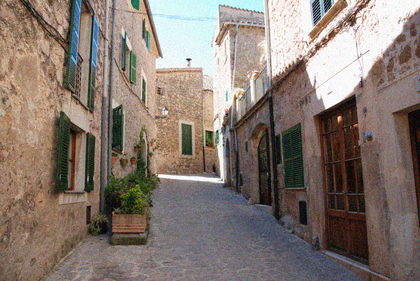
%> input picture images/alleyNoisy_sigma20.png, 420 x 281 px, shrunk from 774 x 518 before the run; the run also reads 1 picture not shown here
$ octave advancedSection.m   (GNU Octave 9; MATLAB toolbox functions it lacks are replaced by stand-ins)
%> lines starting %> are read from the running program, lines starting %| are printed output that depends on the picture; long printed decimals are rounded
%> further down, imageNoisy is the input picture: size 281x420x3 uint8; mean R, G, B 133.5, 120.8, 112.2
### nonLocalMeans.m
function [result] = nonLocalMeans(image, sigma, h, patchSize, windowSize)
%> called with sigma = 20, h = 11, patchSize = 1, windowSize = 10

%REPLACE THIS

% extend the edge of the image to make sure it can work on the border
windowImage = padarray(image, [windowSize,windowSize],'symmetric','both');
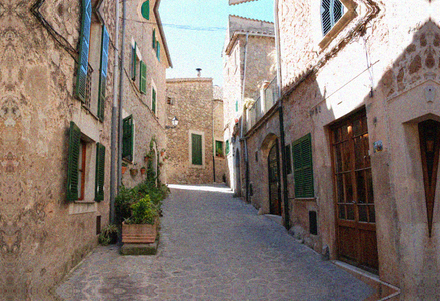
%> windowImage: size 301x440x3 double; mean R, G, B 133.9, 121.3, 113
% the shift distance is the difference between searchWindowSize and
% patchSize
shiftDis = windowSize - patchSize;
% set the offset
offsetsRows = -shiftDis:1:shiftDis;
offsetsCols = -shiftDis:1:shiftDis;
%get the size of image
[r c d] = size(image);
%> r = 281; c = 420; d = 3
%initialise the result
result = zeros(size(image));
% weightSum is the sum of the weight which will be used to calculate the
% pixel value
weightSum = zeros(size(image));
%initialise the shifted image
shiftIm = zeros(size(windowImage));

for dx = 1:size(offsetsRows,2)
    for dy = 1:size(offsetsRows,2)

        % if the offsetsRows(dx)<=0 && offsetsCols(dy)<=0, get the left-top
        % part of origin image as the right-down part of shifIm
        if offsetsRows(dx)<=0 && offsetsCols(dy)<=0
            shiftIm(1-offsetsRows(dx):end,1-offsetsCols(dy):end,:)=windowImage(1:end+offsetsRows(dx),1:end+offsetsCols(dy),:);

        % if the offsetsRows(dx)<=0 && offsetsCols(dy)>0, get the
        % right-up part of origin image as the left-down part of shifIm
        elseif offsetsRows(dx)<=0 && offsetsCols(dy)>0
            shiftIm(1-offsetsRows(dx):end,1:end-offsetsCols(dy),:)=windowImage(1:end+offsetsRows(dx),1+offsetsCols(dy):end,:);

        % if the offsetsRows(dx)>0 && offsetsCols(dy)<=0, get the
        % left-down part of origin image as the right-up part of shifIm
        elseif offsetsRows(dx)>0 && offsetsCols(dy)<=0
            shiftIm(1:end-offsetsRows(dx),1-offsetsCols(dy):end,:)=windowImage(1+offsetsRows(dx):end,1:end+offsetsCols(dy),:);

        % if the offsetsRows(dx)>0 && offsetsCols(dy)>0, get the
        % right-down part of origin image as the left-up part of shifIm
        elseif offsetsRows(dx)>0 && offsetsCols(dy)>0
            shiftIm(1:end-offsetsRows(dx),1:end-offsetsCols(dy),:)=windowImage(1+offsetsRows(dx):end,1+offsetsCols(dy):end,:);
        end

        %diff is the difference matrix between the extended image and
        %shiftIm
        diff = (windowImage - shiftIm).^2;
        % integral the diff
        diffIntegral = computeIntegralImage(diff);
        %get the part of original image from the diffIntegral
        %the part is from the diffIntegral with 2 patchSize extended which
        %aims to avoid border problems.
        %rowLeft is the top bound
        rowLeft = 1 + windowSize - 2*patchSize;
        %colLeft is the left bound
        colLeft = 1 + windowSize - 2*patchSize;
        %rowRight is the bottom bound
        rowRight = r + windowSize + 2*patchSize;
        %colRight is the right bound
        colRight = c + windowSize + 2*patchSize;
        % use matrix to calculate the ssd value for each pixel
        L1 = diffIntegral(rowLeft-patchSize-1:rowRight - patchSize-1,colLeft-patchSize-1:colRight-patchSize-1,:);
        L2 = diffIntegral(rowLeft-patchSize-1:rowRight - patchSize-1,colLeft+patchSize:colRight+patchSize,:);
        L3 = diffIntegral(rowLeft+patchSize:rowRight + patchSize,colLeft+patchSize:colRight+patchSize,:);
        L4 = diffIntegral(rowLeft+patchSize:rowRight + patchSize,colLeft-patchSize-1:colRight-patchSize-1,:);
        distances = L3-L2-L4+L1;
        d = sum(distances,3)/(3*(2*patchSize)^2);
        % get the ssd value of origin image
        d = d(2*patchSize+1:end-2*patchSize,2*patchSize+1:end-2*patchSize,:);
        % calculate the weight with computeWeighting function
        weight = computeWeighting(d, h, sigma);
        % the denoised pixel is the sum of shifted pixel times its weight
        result = result + shiftIm(1+windowSize:r+windowSize,1+windowSize:c+windowSize,:).*weight;
        % cumulate the weightSum
        weightSum = weightSum + weight;
    end
end
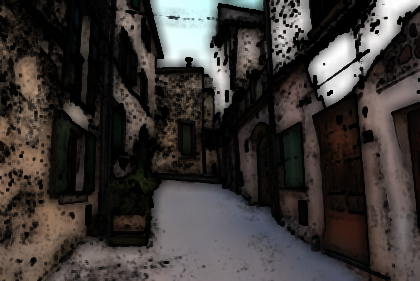
%> result: size 281x420x3 double; mean R, G, B 21666.5, 20033.5, 19260.7; drawn with min black and max white
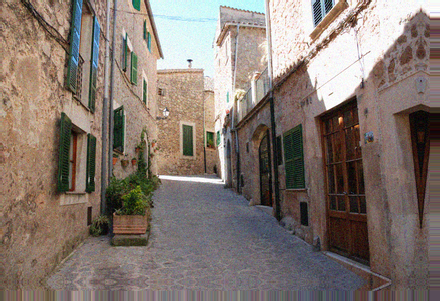
%> shiftIm: size 301x440x3 double; mean R, G, B 131, 118.4, 110.6
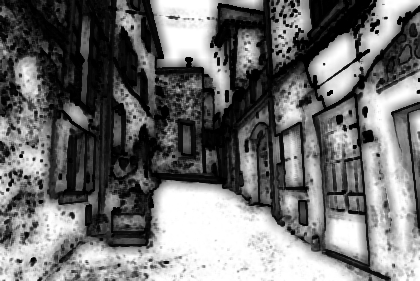
%> weightSum: size 281x420x3 double; min 1, max 361, mean 160.7; drawn with min black and max white
% the result is divided by the weightSum
result = result./weightSum;
result = result/255;
end

### advancedSection.m
%% Some parameters to set - make sure that your code works at image borders!
% Author: Min Li
% ID: 17101062
patchSize = 1;
windowSize = 10;

%TODO - Read an image (note that we provide you with smaller ones for
%debug in the subfolder 'debug' int the 'image' folder);
%Also unless you are feeling adventurous, stick with non-colour
%images for now.
%NOTE: for each image, please also read its CORRESPONDING 'clean' or
%reference image. We will need this later to do some analysis
%NOTE2: the noise level is different for each image (it is 20, 10, and 5 as
%indicated in the image file names)

%REPLACE THIS
% read image
imageNoisy = imread('images/alleyNoisy_sigma20.png');
imageReference = imread('images/alleyReference.png');
 % standard deviation (different for each image!)
sigma = 20;

% [7 lines of commented-out code are left out]

h = 0.55*sigma; %decay parameter
imageNoisy1 = double(imageNoisy);
imageReference = double(imageReference)/255;
tic;
%TODO - Implement the non-local means function
filtered = nonLocalMeans(imageNoisy1, sigma, h, patchSize, windowSize);
toc


%% Let's show your results!
% show the noised image
figure('name','nosiy');
imshow(imageNoisy);
%Show the denoised image
figure('name', 'NL-Means Denoised Image');
imshow(filtered);

%Show difference image
 diff_image = abs(imageReference - filtered);
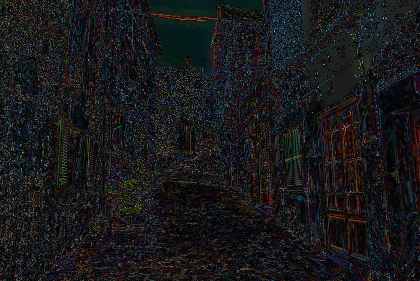
%> diff_image: size 281x420x3 double; mean R, G, B 0.0214, 0.0216, 0.0231; drawn with min black and max white
 figure('name', 'Difference Image');
imshow(diff_image ./ max(max((diff_image))));


%Print some statistics ((Peak) Signal-To-Noise Ratio)
disp('For Noisy Input');
[peakSNR, SNR] = psnr(imageNoisy1, imageReference);
%> peakSNR = -42.71; SNR = -48.05
disp(['SNR: ', num2str(SNR, 10), '; PSNR: ', num2str(peakSNR, 10)]);
%| SNR: -48.050; PSNR: -42.713
%
disp('For Denoised Result');
[peakSNR, SNR] = psnr(filtered, imageReference);
%> peakSNR = 31.01; SNR = 25.67
disp(['SNR: ', num2str(SNR, 10), '; PSNR: ', num2str(peakSNR, 10)]);
%| SNR: 25.670; PSNR: 31.007

%Feel free (if you like only :)) to use some other metrics (Root
%Mean-Square Error (RMSE), Structural Similarity Index (SSI) etc.)
